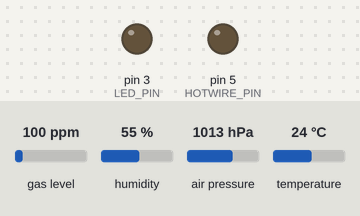
The sketch below on a simulated Arduino Uno, built with avr-gcc and run on an emulated ATmega328P. Shown: output pins drawn as LEDs (lit = HIGH). Inputs (shaded band) come from the test bench; at power-on: air pressure 1013 hPa, gas level 100 ppm, humidity 55 %, temperature 24 °C. What the sketch prints to the serial monitor is not drawn.

Above: at 11.0 s.
11.1 s: air pressure set to 1015 hPa
At 11.8 s:
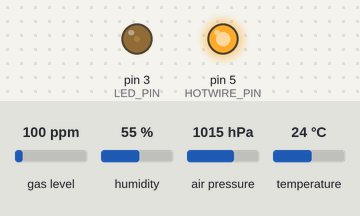
Timing chart, 0 to 15.7 s (numbered marks = the images above; inputs shaded):
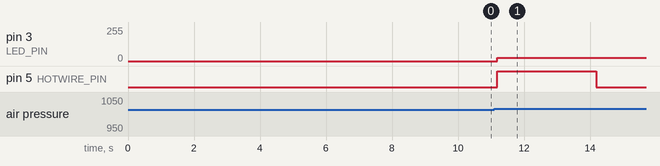

Measured:
- the behaviour switches between 1013 and 1014 hPa on air pressure (found by bisection; images 0 and 1)
- after the input at 11.1 s, pin 3 (LED_PIN): 0/255 → 25/255 after 0.10 s; pin 5 (HOTWIRE_PIN): LOW → HIGH after 0.10 s, → LOW 3.0 s later

The sketch:

cutdown.ino
```cpp
#include "Adafruit_BMP3XX.h"

#define SEALEVELPRESSURE_HPA (1013.25)
#define LED_PIN 3
#define HOTWIRE_PIN 5

void cutdown();

Adafruit_BMP3XX bmp;
uint32_t alt[10];
uint32_t init_pressure;
uint8_t counter = 0;
bool cut=0;

void setup() {
  uint8_t x = 0;
  // put your setup code here, to run once:
  Serial.begin(115200);
  Serial.println("Master Cutdown -- Two Month 2019");

  // set both pins as output
  pinMode(LED_PIN, OUTPUT);
  pinMode(HOTWIRE_PIN, OUTPUT);

  while(!bmp.begin() && x++ < 10);
  if(x == 10) while(1); // don't turn on anything if we can't boot the bmp

  // setup the LED at 50% duty cycle

  // take 50 readings over half a second and use the average as inital pressure
  init_pressure = 0;
  for(int i = 0; i < 50; i++) {
    bmp.performReading();
    init_pressure += bmp.readPressure();
    delay(10);
  }
  init_pressure /= 50;

  // fill up buffer with readings so we can use that in averaging
  for(int i = 0; i < 10; i++) {
    bmp.performReading();
    alt[i] = bmp.readAltitude(init_pressure);
    delay(10);
  }
}

void loop() {
  uint32_t average = 0;
  bmp.performReading();
  alt[counter%10] = bmp.readAltitude(init_pressure);

  for(int i=0; i<10; i++) {
    average += alt[i];
  }
  average /= 10;

  if(average >= 600 && !cut){
    cutdown();
  }
  counter++;

  delay(10);
}

void cutdown(){
  analogWrite(LED_PIN, 255/10);

  digitalWrite(HOTWIRE_PIN, HIGH);
  delay(3000);
  digitalWrite(HOTWIRE_PIN, LOW);

  cut = 1;
}
```
